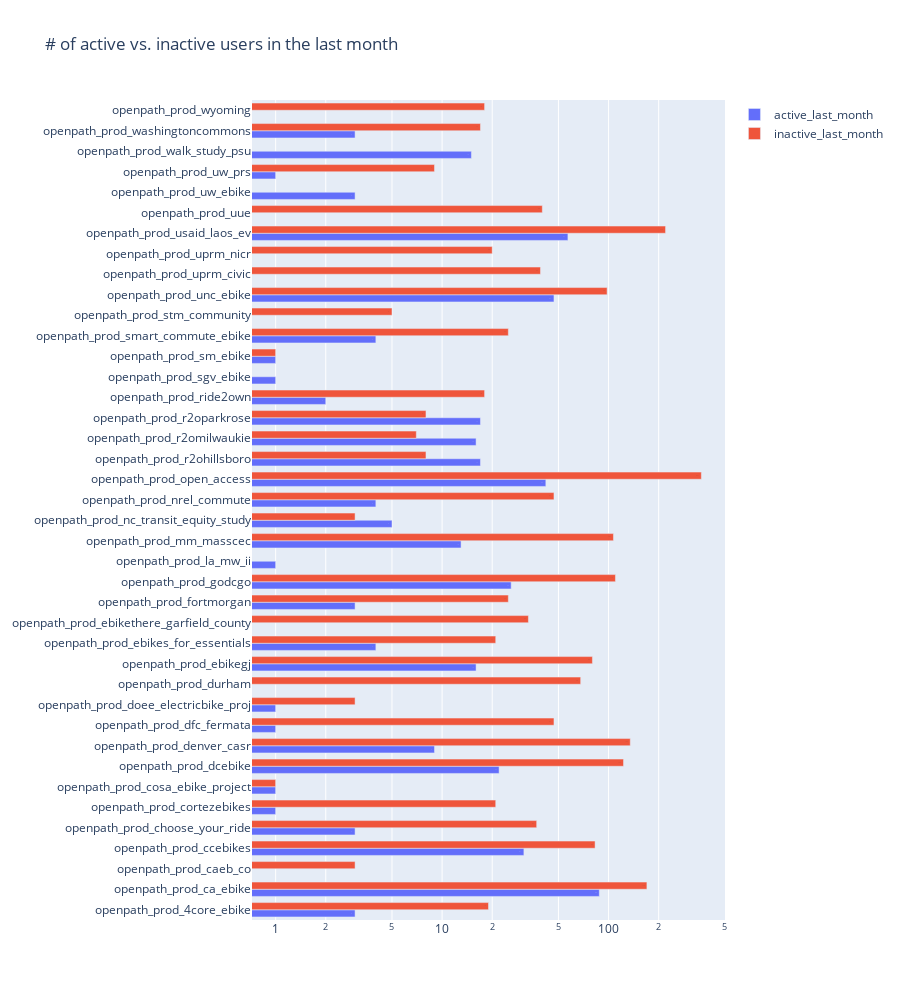

The notebook cell this image was saved under:
### Code cell
# number of users active in the last month for each db

df_gtzero['active_last_month'] = df_gtzero['last_call'] >= '2025-03-01'
df_gtzero['inactive_last_month'] = df_gtzero['last_call'] < '2025-03-01'
active_df = df_gtzero.groupby('db')['active_last_month'].sum().reset_index()
inactive_df = df_gtzero.groupby('db')['inactive_last_month'].sum().reset_index()

fig = go.Figure()

fig.add_trace(go.Bar(
    x=active_df['active_last_month'],
    y=active_df['db'],
    name='active_last_month',
    text=active_df['active_last_month'],
    textangle=0,
    orientation='h',
))
fig.add_trace(go.Bar(
    x=inactive_df['inactive_last_month'],
    y=inactive_df['db'],
    name='inactive_last_month',
    text=inactive_df['inactive_last_month'],
    textangle=0,
    orientation='h',
))

fig.update_layout(
    bargap=0.3,
    height=1000,
    xaxis_type='log',
    title='# of active vs. inactive users in the last month'
)
fig.show()

### Figure 1 — Plotly figure (JSON) as saved in the notebook; plotly's stock layout.template omitted (floating-point values rounded to 4 significant figures)
{"data": [{"name": "active_last_month", "orientation": "h", "text": [3.0, 88.0, 0.0, 31.0, 3.0, 1.0, 1.0, 22.0, 9.0, 1.0, 1.0, 0.0, 16.0, 4.0, 0.0, 3.0, 26.0, 1.0, 13.0, 5.0, 4.0, 42.0, 17.0, 16.0, 17.0, 2.0, 1.0, 1.0, 4.0, 0.0, 47.0, 0.0, 0.0, 57.0, 0.0, 3.0, 1.0, 15.0, 3.0, 0.0], "textangle": 0, "type": "bar", "x": [3, 88, 0, 31, 3, 1, 1, 22, 9, 1, 1, 0, 16, 4, 0, 3, 26, 1, 13, 5, 4, 42, 17, 16, 17, 2, 1, 1, 4, 0, 47, 0, 0, 57, 0, 3, 1, 15, 3, 0], "y": ["openpath_prod_4core_ebike", "openpath_prod_ca_ebike", "openpath_prod_caeb_co", "openpath_prod_ccebikes", "openpath_prod_choose_your_ride", "openpath_prod_cortezebikes", "openpath_prod_cosa_ebike_project", "openpath_prod_dcebike", "openpath_prod_denver_casr", "openpath_prod_dfc_fermata", "openpath_prod_doee_electricbike_proj", "openpath_prod_durham", "openpath_prod_ebikegj", "openpath_prod_ebikes_for_essentials", "openpath_prod_ebikethere_garfield_county", "openpath_prod_fortmorgan", "openpath_prod_godcgo", "openpath_prod_la_mw_ii", "openpath_prod_mm_masscec", "openpath_prod_nc_transit_equity_study", "openpath_prod_nrel_commute", "openpath_prod_open_access", "openpath_prod_r2ohillsboro", "openpath_prod_r2omilwaukie", "openpath_prod_r2oparkrose", "openpath_prod_ride2own", "openpath_prod_sgv_ebike", "openpath_prod_sm_ebike", "openpath_prod_smart_commute_ebike", "openpath_prod_stm_community", "openpath_prod_unc_ebike", "openpath_prod_uprm_civic", "openpath_prod_uprm_nicr", "openpath_prod_usaid_laos_ev", "openpath_prod_uue", "openpath_prod_uw_ebike", "openpath_prod_uw_prs", "openpath_prod_walk_study_psu", "openpath_prod_washingtoncommons", "openpath_prod_wyoming"]}, {"name": "inactive_last_month", "orientation": "h", "text": [19.0, 170.0, 3.0, 83.0, 37.0, 21.0, 1.0, 123.0, 135.0, 47.0, 3.0, 68.0, 80.0, 21.0, 33.0, 25.0, 110.0, 0.0, 107.0, 3.0, 47.0, 361.0, 8.0, 7.0, 8.0, 18.0, 0.0, 1.0, 25.0, 5.0, 98.0, 39.0, 20.0, 220.0, 40.0, 0.0, 9.0, 0.0, 17.0, 18.0], "textangle": 0, "type": "bar", "x": [19, 170, 3, 83, 37, 21, 1, 123, 135, 47, 3, 68, 80, 21, 33, 25, 110, 0, 107, 3, 47, 361, 8, 7, 8, 18, 0, 1, 25, 5, 98, 39, 20, 220, 40, 0, 9, 0, 17, 18], "y": ["openpath_prod_4core_ebike", "openpath_prod_ca_ebike", "openpath_prod_caeb_co", "openpath_prod_ccebikes", "openpath_prod_choose_your_ride", "openpath_prod_cortezebikes", "openpath_prod_cosa_ebike_project", "openpath_prod_dcebike", "openpath_prod_denver_casr", "openpath_prod_dfc_fermata", "openpath_prod_doee_electricbike_proj", "openpath_prod_durham", "openpath_prod_ebikegj", "openpath_prod_ebikes_for_essentials", "openpath_prod_ebikethere_garfield_county", "openpath_prod_fortmorgan", "openpath_prod_godcgo", "openpath_prod_la_mw_ii", "openpath_prod_mm_masscec", "openpath_prod_nc_transit_equity_study", "openpath_prod_nrel_commute", "openpath_prod_open_access", "openpath_prod_r2ohillsboro", "openpath_prod_r2omilwaukie", "openpath_prod_r2oparkrose", "openpath_prod_ride2own", "openpath_prod_sgv_ebike", "openpath_prod_sm_ebike", "openpath_prod_smart_commute_ebike", "openpath_prod_stm_community", "openpath_prod_unc_ebike", "openpath_prod_uprm_civic", "openpath_prod_uprm_nicr", "openpath_prod_usaid_laos_ev", "openpath_prod_uue", "openpath_prod_uw_ebike", "openpath_prod_uw_prs", "openpath_prod_walk_study_psu", "openpath_prod_washingtoncommons", "openpath_prod_wyoming"]}], "layout": {"bargap": 0.3, "height": 1000, "title": {"text": "# of active vs. inactive users in the last month"}, "xaxis": {"type": "log"}}}
